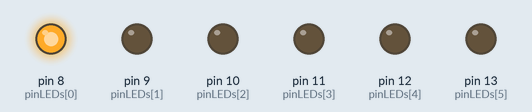
A sketch run on a simulated Arduino Uno, built with avr-gcc and run on an emulated ATmega328P. Parts: output pins drawn as LEDs (lit = HIGH).

Above: at 0.3 s.
At 1.1 s:
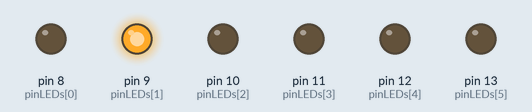
At 1.8 s:
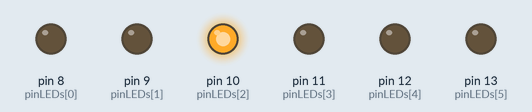
At 2.6 s:
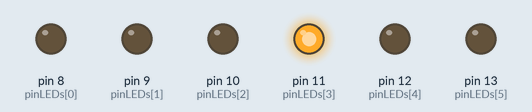
At 3.3 s:
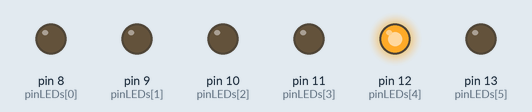
At 4.1 s:
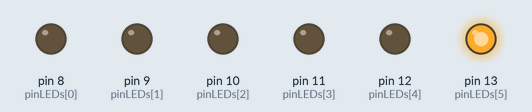
Timing chart, 0 to 5.9 s (numbered marks = the images above):
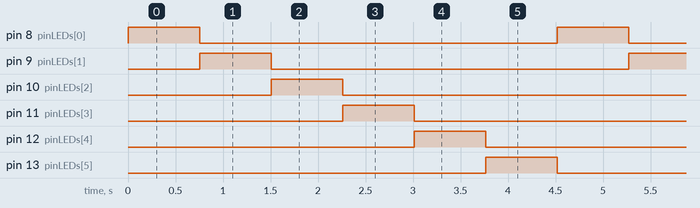

Measured:
- by itself, pin 8 (pinLEDs[0]), pin 9 (pinLEDs[1]), pin 10 (pinLEDs[2]), pin 11 (pinLEDs[3]), pin 12 (pinLEDs[4]), pin 13 (pinLEDs[5]): alternates HIGH for 0.75 s and LOW for 3.8 s
- by itself, everything shown: repeats every 4.5 s, in 7 steps

The sketch:

_11-for.ino
```cpp
const int pinLEDs[] = {8, 9, 10, 11, 12, 13};
//         posicion -> 0, 1,  2,  3,  4,  5,

void setup() {
  // i = 8
  for (int i = 8; i <= 13; i=i+1 ) {
     pinMode(i, OUTPUT);
  }
}
void loop() {
  // i = 0
  for (int i = 0 ; i <= 5; i++ ) {
     digitalWrite( pinLEDs[i], HIGH);
     delay(753);
     digitalWrite( pinLEDs[i], LOW);
  }
}
```
